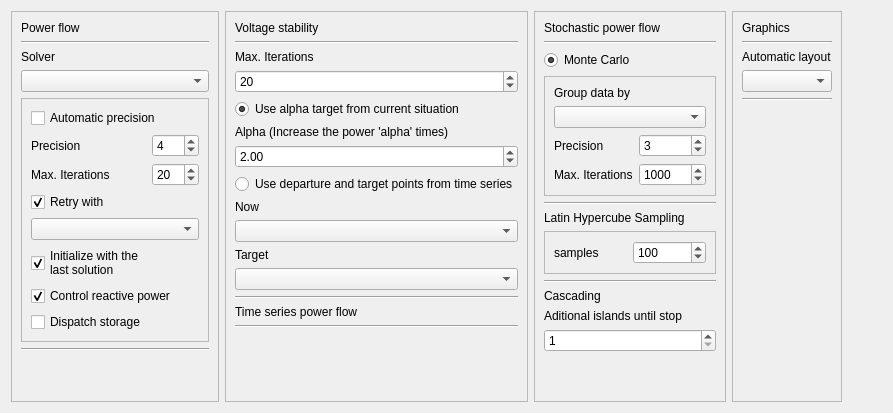
      <widget class="QWidget" name="SettingsTab">
       <attribute name="icon">
        <iconset resource="icons.qrc">
         <normaloff>:/Icons/white_icons/gear.svg</normaloff>:/Icons/white_icons/gear.svg</iconset>
       </attribute>
       <attribute name="title">
        <string>Settings</string>
       </attribute>
       <layout class="QHBoxLayout" name="horizontalLayout_4">
        <item>
         <widget class="QFrame" name="frame_7">
          <property name="frameShape">
           <enum>QFrame::StyledPanel</enum>
          </property>
          <property name="frameShadow">
           <enum>QFrame::Raised</enum>
          </property>
          <layout class="QVBoxLayout" name="verticalLayout_7">
           <item>
            <widget class="QLabel" name="label">
             <property name="text">
              <string>Power flow</string>
             </property>
            </widget>
           </item>
           <item>
            <widget class="Line" name="line">
             <property name="orientation">
              <enum>Qt::Horizontal</enum>
             </property>
            </widget>
           </item>
           <item>
            <widget class="QLabel" name="label_2">
             <property name="text">
              <string>Solver</string>
             </property>
            </widget>
           </item>
           <item>
            <widget class="QComboBox" name="solver_comboBox"/>
           </item>
           <item>
            <widget class="QFrame" name="frame_13">
             <property name="frameShape">
              <enum>QFrame::StyledPanel</enum>
             </property>
             <property name="frameShadow">
              <enum>QFrame::Raised</enum>
             </property>
             <layout class="QGridLayout" name="gridLayout_4">
              <item row="1" column="0">
               <widget class="QLabel" name="label_5">
                <property name="text">
                 <string>Precision</string>
                </property>
               </widget>
              </item>
              <item row="1" column="1">
               <widget class="QSpinBox" name="tolerance_spinBox">
                <property name="minimum">
                 <number>1</number>
                </property>
                <property name="maximum">
                 <number>20</number>
                </property>
                <property name="value">
                 <number>4</number>
                </property>
               </widget>
              </item>
              <item row="2" column="0">
               <widget class="QLabel" name="label_6">
                <property name="text">
                 <string>Max. Iterations</string>
                </property>
               </widget>
              </item>
              <item row="2" column="1">
               <widget class="QSpinBox" name="max_iterations_spinBox">
                <property name="minimum">
                 <number>10</number>
                </property>
                <property name="maximum">
                 <number>300</number>
                </property>
                <property name="value">
                 <number>20</number>
                </property>
               </widget>
              </item>
              <item row="4" column="0" colspan="2">
               <widget class="QCheckBox" name="helm_retry_checkBox">
                <property name="text">
                 <string>Retry with</string>
                </property>
                <property name="checked">
                 <bool>true</bool>
                </property>
               </widget>
              </item>
              <item row="7" column="0" colspan="2">
               <widget class="QCheckBox" name="control_Q_checkBox">
                <property name="text">
                 <string>Control reactive power</string>
                </property>
                <property name="checked">
                 <bool>true</bool>
                </property>
               </widget>
              </item>
              <item row="0" column="0" colspan="2">
               <widget class="QCheckBox" name="auto_precision_checkBox">
                <property name="text">
                 <string>Automatic precision</string>
                </property>
               </widget>
              </item>
              <item row="5" column="0" colspan="2">
               <widget class="QComboBox" name="retry_solver_comboBox"/>
              </item>
              <item row="6" column="0" colspan="2">
               <widget class="QCheckBox" name="remember_last_solution_checkBox">
                <property name="text">
                 <string>Initialize with the 
last solution</string>
                </property>
                <property name="checked">
                 <bool>true</bool>
                </property>
               </widget>
              </item>
              <item row="8" column="0">
               <widget class="QCheckBox" name="dispatch_storage_checkBox">
                <property name="text">
                 <string>Dispatch storage</string>
                </property>
               </widget>
              </item>
             </layout>
            </widget>
           </item>
           <item>
            <widget class="Line" name="line_2">
             <property name="orientation">
              <enum>Qt::Horizontal</enum>
             </property>
            </widget>
           </item>
           <item>
            <spacer name="verticalSpacer">
             <property name="orientation">
              <enum>Qt::Vertical</enum>
             </property>
             <property name="sizeHint" stdset="0">
              <size>
               <width>20</width>
               <height>40</height>
              </size>
             </property>
            </spacer>
           </item>
          </layout>
         </widget>
        </item>
        <item>
         <widget class="QFrame" name="frame_17">
          <property name="frameShape">
           <enum>QFrame::StyledPanel</enum>
          </property>
          <property name="frameShadow">
           <enum>QFrame::Raised</enum>
          </property>
          <layout class="QVBoxLayout" name="verticalLayout_19">
           <item>
            <widget class="QLabel" name="label_17">
             <property name="text">
              <string>Voltage stability</string>
             </property>
            </widget>
           </item>
           <item>
            <widget class="Line" name="line_11">
             <property name="orientation">
              <enum>Qt::Horizontal</enum>
             </property>
            </widget>
           </item>
           <item>
            <widget class="QLabel" name="label_29">
             <property name="text">
              <string>Max. Iterations</string>
             </property>
            </widget>
           </item>
           <item>
            <widget class="QSpinBox" name="vs_max_iterations_spinBox">
             <property name="minimum">
              <number>1</number>
             </property>
             <property name="maximum">
              <number>300</number>
             </property>
             <property name="value">
              <number>20</number>
             </property>
            </widget>
           </item>
           <item>
            <widget class="QRadioButton" name="start_vs_from_default_radioButton">
             <property name="text">
              <string>Use alpha target from current situation</string>
             </property>
             <property name="checked">
              <bool>true</bool>
             </property>
            </widget>
           </item>
           <item>
            <widget class="QLabel" name="label_18">
             <property name="text">
              <string>Alpha (Increase the power 'alpha' times)</string>
             </property>
            </widget>
           </item>
           <item>
            <widget class="QDoubleSpinBox" name="alpha_doubleSpinBox">
             <property name="value">
              <double>2.000000000000000</double>
             </property>
            </widget>
           </item>
           <item>
            <widget class="QRadioButton" name="start_vs_from_selected_radioButton">
             <property name="text">
              <string>Use departure and target points from time series</string>
             </property>
            </widget>
           </item>
           <item>
            <widget class="QLabel" name="label_19">
             <property name="text">
              <string>Now</string>
             </property>
            </widget>
           </item>
           <item>
            <widget class="QComboBox" name="vs_departure_comboBox"/>
           </item>
           <item>
            <widget class="QLabel" name="label_20">
             <property name="text">
              <string>Target</string>
             </property>
            </widget>
           </item>
           <item>
            <widget class="QComboBox" name="vs_target_comboBox"/>
           </item>
           <item>
            <widget class="Line" name="line_12">
             <property name="orientation">
              <enum>Qt::Horizontal</enum>
             </property>
            </widget>
           </item>
           <item>
            <widget class="QLabel" name="label_23">
             <property name="text">
              <string>Time series power flow</string>
             </property>
            </widget>
           </item>
           <item>
            <widget class="Line" name="line_15">
             <property name="orientation">
              <enum>Qt::Horizontal</enum>
             </property>
            </widget>
           </item>
           <item>
            <spacer name="verticalSpacer_5">
             <property name="orientation">
              <enum>Qt::Vertical</enum>
             </property>
             <property name="sizeHint" stdset="0">
              <size>
               <width>20</width>
               <height>40</height>
              </size>
             </property>
            </spacer>
           </item>
          </layout>
         </widget>
        </item>
        <item>
         <widget class="QFrame" name="frame_16">
          <property name="frameShape">
           <enum>QFrame::StyledPanel</enum>
          </property>
          <property name="frameShadow">
           <enum>QFrame::Raised</enum>
          </property>
          <layout class="QVBoxLayout" name="verticalLayout_13">
           <item>
            <widget class="QLabel" name="label_14">
             <property name="text">
              <string>Stochastic power flow</string>
             </property>
            </widget>
           </item>
           <item>
            <widget class="Line" name="line_10">
             <property name="orientation">
              <enum>Qt::Horizontal</enum>
             </property>
            </widget>
           </item>
           <item>
            <widget class="QRadioButton" name="montecarlo_radioButton">
             <property name="text">
              <string>Monte Carlo</string>
             </property>
             <property name="checked">
              <bool>true</bool>
             </property>
            </widget>
           </item>
           <item>
            <widget class="QFrame" name="frame_15">
             <property name="frameShape">
              <enum>QFrame::StyledPanel</enum>
             </property>
             <property name="frameShadow">
              <enum>QFrame::Raised</enum>
             </property>
             <layout class="QGridLayout" name="gridLayout_6">
              <item row="3" column="1">
               <widget class="QSpinBox" name="tolerance_stochastic_spinBox">
                <property name="minimum">
                 <number>1</number>
                </property>
                <property name="maximum">
                 <number>20</number>
                </property>
                <property name="value">
                 <number>3</number>
                </property>
               </widget>
              </item>
              <item row="4" column="1">
               <widget class="QSpinBox" name="max_iterations_stochastic_spinBox">
                <property name="minimum">
                 <number>10</number>
                </property>
                <property name="maximum">
                 <number>99999999</number>
                </property>
                <property name="value">
                 <number>1000</number>
                </property>
               </widget>
              </item>
              <item row="4" column="0">
               <widget class="QLabel" name="label_13">
                <property name="text">
                 <string>Max. Iterations</string>
                </property>
               </widget>
              </item>
              <item row="3" column="0">
               <widget class="QLabel" name="label_12">
                <property name="text">
                 <string>Precision</string>
                </property>
               </widget>
              </item>
              <item row="1" column="0" colspan="2">
               <widget class="QComboBox" name="group_by_comboBox"/>
              </item>
              <item row="0" column="0">
               <widget class="QLabel" name="label_55">
                <property name="text">
                 <string>Group data by</string>
                </property>
               </widget>
              </item>
             </layout>
            </widget>
           </item>
           <item>
            <widget class="Line" name="line_13">
             <property name="orientation">
              <enum>Qt::Horizontal</enum>
             </property>
            </widget>
           </item>
           <item>
            <widget class="QLabel" name="label_22">
             <property name="text">
              <string>Latin Hypercube Sampling</string>
             </property>
            </widget>
           </item>
           <item>
            <widget class="QFrame" name="frame_3">
             <property name="frameShape">
              <enum>QFrame::StyledPanel</enum>
             </property>
             <property name="frameShadow">
              <enum>QFrame::Raised</enum>
             </property>
             <layout class="QHBoxLayout" name="horizontalLayout">
              <item>
               <widget class="QLabel" name="label_25">
                <property name="text">
                 <string>samples</string>
                </property>
               </widget>
              </item>
              <item>
               <widget class="QSpinBox" name="lhs_samples_number_spinBox">
                <property name="minimum">
                 <number>1</number>
                </property>
                <property name="maximum">
                 <number>999999999</number>
                </property>
                <property name="value">
                 <number>100</number>
                </property>
               </widget>
              </item>
             </layout>
            </widget>
           </item>
           <item>
            <widget class="Line" name="line_14">
             <property name="orientation">
              <enum>Qt::Horizontal</enum>
             </property>
            </widget>
           </item>
           <item>
            <widget class="QLabel" name="label_26">
             <property name="text">
              <string>Cascading</string>
             </property>
            </widget>
           </item>
           <item>
            <widget class="QLabel" name="label_28">
             <property name="text">
              <string>Aditional islands until stop</string>
             </property>
            </widget>
           </item>
           <item>
            <widget class="QSpinBox" name="cascading_islands_spinBox">
             <property name="minimum">
              <number>1</number>
             </property>
             <property name="maximum">
              <number>999999</number>
             </property>
             <property name="value">
              <number>1</number>
             </property>
            </widget>
           </item>
           <item>
            <spacer name="verticalSpacer_4">
             <property name="orientation">
              <enum>Qt::Vertical</enum>
             </property>
             <property name="sizeHint" stdset="0">
              <size>
               <width>20</width>
               <height>40</height>
              </size>
             </property>
            </spacer>
           </item>
          </layout>
         </widget>
        </item>
        <item>
         <widget class="QFrame" name="frame_14">
          <property name="frameShape">
           <enum>QFrame::StyledPanel</enum>
          </property>
          <property name="frameShadow">
           <enum>QFrame::Raised</enum>
          </property>
          <layout class="QVBoxLayout" name="verticalLayout_12">
           <item>
            <widget class="QLabel" name="label_11">
             <property name="text">
              <string>Graphics</string>
             </property>
            </widget>
           </item>
           <item>
            <widget class="Line" name="line_8">
             <property name="orientation">
              <enum>Qt::Horizontal</enum>
             </property>
            </widget>
           </item>
           <item>
            <widget class="QLabel" name="label_24">
             <property name="text">
              <string>Automatic layout</string>
             </property>
            </widget>
           </item>
           <item>
            <widget class="QComboBox" name="automatic_layout_comboBox"/>
           </item>
           <item>
            <widget class="Line" name="line_9">
             <property name="orientation">
              <enum>Qt::Horizontal</enum>
             </property>
            </widget>
           </item>
           <item>
            <spacer name="verticalSpacer_3">
             <property name="orientation">
              <enum>Qt::Vertical</enum>
             </property>
             <property name="sizeHint" stdset="0">
              <size>
               <width>20</width>
               <height>40</height>
              </size>
             </property>
            </spacer>
           </item>
          </layout>
         </widget>
        </item>
        <item>
         <spacer name="horizontalSpacer_5">
          <property name="orientation">
           <enum>Qt::Horizontal</enum>
          </property>
          <property name="sizeHint" stdset="0">
           <size>
            <width>40</width>
            <height>20</height>
           </size>
          </property>
         </spacer>
        </item>
       </layout>
      </widget>
